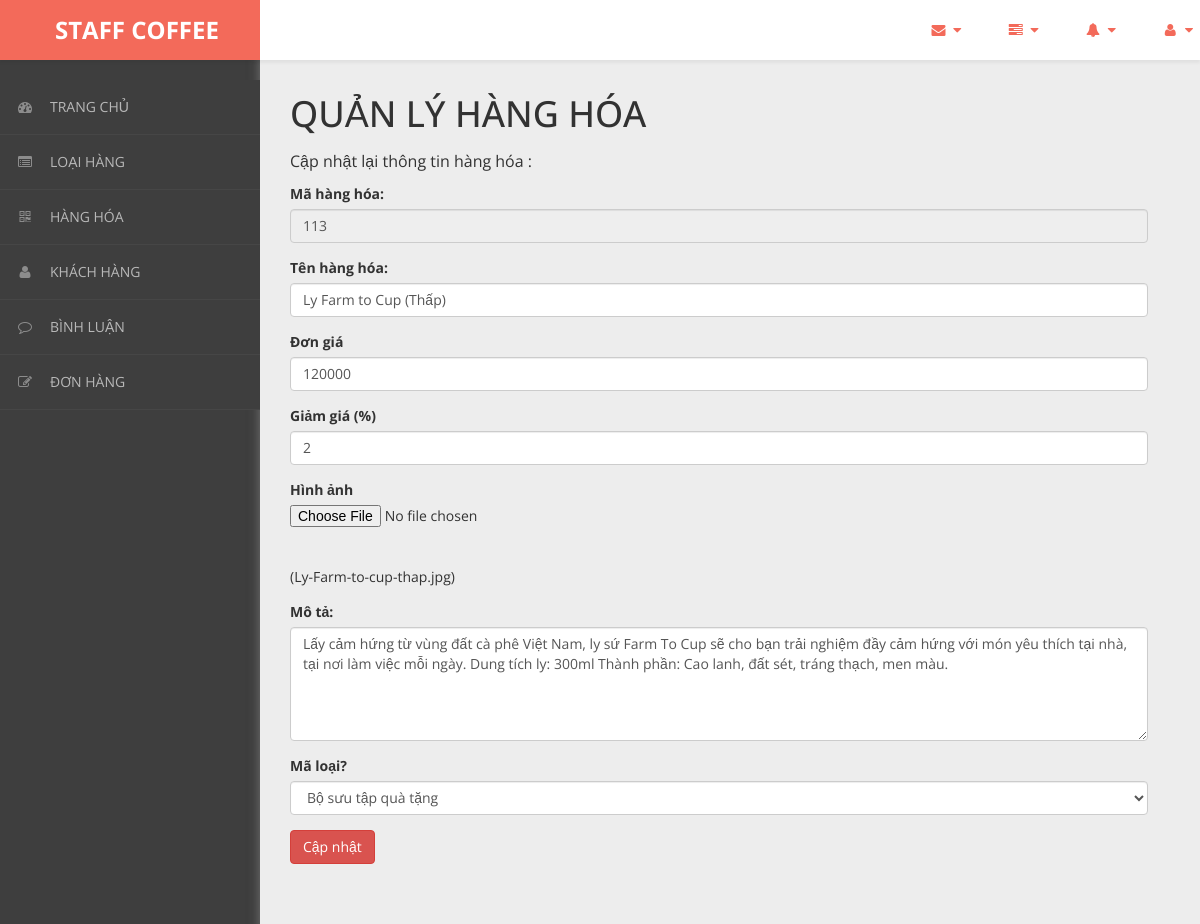
The app's page /admin/content/hang-hoa/hang-hoa-update.php?ma_hh=113 with its own data.
### tables this page shows
CREATE TABLE `hang_hoa` (
  `ma_hh` int(11) NOT NULL,
  `ten_hh` varchar(50) NOT NULL,
  `hinh` varchar(50) NOT NULL,
  `don_gia` int(11) NOT NULL,
  `giam_gia` int(11) NOT NULL,
  `mo_ta` varchar(500) NOT NULL,
  `ma_loai` int(11) NOT NULL
);

### admin/dao/pdo.php (called while the page is built, shortened)
<?php
    function pdo_get_connection(){
        $pdo = new PDO("mysql:host=localhost;dbname=bigshoes",'root','');
        $pdo->setAttribute(PDO::ATTR_ERRMODE, PDO::ERRMODE_EXCEPTION);
        return $pdo;
    }
    function pdo_query($sql){
        $sql_args = array_slice(func_get_args(),1);
        try{
            $conn = pdo_get_connection();
            $stmt = $conn ->prepare($sql);
            $stmt -> execute($sql_args);
            $rows = $stmt -> fetchAll();
            return $rows;
        }catch(PDOException $e){
            throw $e;
        }finally{
            unset($conn);
        }
    }
    function pdo_query_one($sql){
        $sql_args = array_slice(func_get_args(),1);
        try{
            $conn = pdo_get_connection();
            $stmt = $conn ->prepare($sql);
            $stmt -> execute($sql_args);
            $row = $stmt -> fetch();
            return $row;
        }catch(PDOException $e){
            throw $e;
        }finally{
            unset($conn);
        }
    }
    ?>

### admin/dao/hang-hoa.php (called while the page is built, shortened)
<?php
    require_once ('pdo.php');
    require_once ('loai-hang.php');
    function hang_hoa_select_by_id($ma_hh){
        $sql = "SELECT * FROM hang_hoa WHERE ma_hh=?";
        return pdo_query_one($sql,$ma_hh);
    }
?>

### admin/dao/loai-hang.php (called while the page is built, shortened)
<?php
    require_once ('pdo.php');
    function loai_hang_select_all(){
        $sql = "SELECT * FROM loai_hang ORDER BY ma_loai DESC";
        return pdo_query($sql);
    }
?>

### admin/content/hang-hoa/hang-hoa-update.php (the view, shortened to what this page needs)
<!DOCTYPE html>
<html xmlns="http://www.w3.org/1999/xhtml">
<head>
    <link href="../../../css/admin/css/bootstrap.css" rel="stylesheet" />
    <link href="../../../css/admin/css/font-awesome.css" rel="stylesheet" />
    <link href="../../../css/admin/css/custom-styles.css" rel="stylesheet" />
</head>
<body>
    <div id="wrapper">
        <nav class="navbar navbar-default top-navbar" role="navigation">
            <div class="navbar-header">
                <a class="navbar-brand" href="../../../../bigshoes/trang-chinh/"><strong style = "margin-left: 40px;">STAFF COFFEE</strong></a>
            </div>
            <ul class="nav navbar-top-links navbar-right">
                <li class="dropdown">
                    <a class="dropdown-toggle" data-toggle="dropdown" href="#" aria-expanded="false">
                        <i class="fa fa-envelope fa-fw"></i> <i class="fa fa-caret-down"></i>
                    </a>
                </li>
                <li class="dropdown">
                    <a class="dropdown-toggle" data-toggle="dropdown" href="#" aria-expanded="false">
                        <i class="fa fa-tasks fa-fw"></i> <i class="fa fa-caret-down"></i>
                    </a>
                </li>
                <li class="dropdown">
                    <a class="dropdown-toggle" data-toggle="dropdown" href="#" aria-expanded="false">
                        <i class="fa fa-bell fa-fw"></i> <i class="fa fa-caret-down"></i>
                    </a>
                </li>
                <li class="dropdown">
                    <a class="dropdown-toggle" data-toggle="dropdown" href="#" aria-expanded="false">
                        <i class="fa fa-user fa-fw"></i> <i class="fa fa-caret-down"></i>
                    </a>
                </li>
            </ul>
        </nav>
        <nav class="navbar-default navbar-side" role="navigation">
            <div class="sidebar-collapse">
                <ul class="nav" id="main-menu">
                    <li>
                        <a href="../thong-ke/thong-ke-list.php"><i class="fa fa-dashboard"></i>TRANG CHỦ</a>
                    </li>
                    <li>
                        <a href="../loai-hang/loai-hang-list.php"><i class="fa fa-list-alt" aria-hidden="true"></i>LOẠI HÀNG</a>
                    </li>
                    <li>
                        <a href="../hang-hoa/hang-hoa-list.php"><i class="fa fa-qrcode"></i>HÀNG HÓA</a>
                    </li>
                    <li>
                        <a href="../khach-hang/khach-hang-list.php"><i class="fa fa-user"></i>KHÁCH HÀNG</a>
                    </li>
                    <li>
                        <a href="../binh-luan/binh-luan-list.php"><i class="fa fa-comment-o" aria-hidden="true"></i>BÌNH LUẬN</a>
                    </li>
                    <li>
                        <a href="../hoa-don/hoa-don-list.php"><i class="fa fa-edit"></i>ĐƠN HÀNG</a>
                    </li>
                </ul>
            </div>
        </nav>
        <div id="page-wrapper">
		  <div class="header">
                        <div class="page-header">
                            <h1>QUẢN LÝ HÀNG HÓA</h1>
                            <p>Cập nhật lại thông tin hàng hóa :</p>
                            <?php
                                require_once ('../../dao/hang-hoa.php');
                                require_once ('../../dao/loai-hang.php');
                                extract($_REQUEST);
                                $item = hang_hoa_select_by_id($ma_hh);
                                extract($item);
                                extract($_REQUEST);
                            ?>
                            <form action="" method="post" enctype="multipart/form-data">
                            <div class="form-group">
                            <label for="">Mã hàng hóa:</label>
                            <input type="text" class="form-control" id="ma_hh" name="ma_hh"
                                placeholder="Nhập tên hàng hóa ..."
                                value = <?=$ma_hh?> readonly>
                            </div>
                            <div class="form-group">
                            <label for="">Tên hàng hóa:</label>
                            <input type="text" class="form-control" id="ten_hh" name="ten_hh"
                                placeholder="Nhập tên hàng hóa ..."
                                value = "<?=$ten_hh?>" >
                            </div>
                            <div class="form-group">
                            <label for="">Đơn giá</label>
                            <input type="number" class="form-control" id="don_gia" name="don_gia" min="0" max="99999999"
                                placeholder="Nhập đơn giá ..."
                                value = "<?=$don_gia?>">
                            </div>
                            <div class="form-group">
                            <label for="">Giảm giá (%)</label>
                            <input type="number" class="form-control" id="giam_gia" name="giam_gia" min="0" max="100"
                                placeholder="Nhập giảm giá"
                                value="<?=$giam_gia?>">
                            </div>
                            <div class="form-group">
                            <label for="">Hình ảnh</label>
                            <input type="file" class="form-control-file border" name="hinh">
                            <input name="hinh" type="hidden" value="<?=$hinh?>"><br>
                            <img src="../../assets/images/products/<?=$hinh?>" alt="" style="width:80px"><br>
                            (<?=$hinh?>)
                            </div>
                            <div class="form-group">
                            <label for="">Mô tả:</label>
                            <textarea class="form-control" rows="5" id="mo_ta" name="mo_ta"
                                placeholder="Mô tả hàng hóa ..."><?=$mo_ta?></textarea>
                            </div>
                            <div class="form-group">
                            <label for="">Mã loại?</label>
                            <select name="ma_loai" class=form-control>
                                            <?php
                                                $loai_select_list = loai_hang_select_all();
                                                foreach ($loai_select_list as $loai) {
                                                    if($loai['ma_loai'] == $ma_loai){
                                                        echo '<option selected value="'.$loai['ma_loai'].'">'.$loai['ten_loai'].'</option>';
                                                    }
                                                    else{
                                                        echo '<option value="'.$loai['ma_loai'].'">'.$loai['ten_loai'].'</option>';
                                                    }
                                                }
                                            ?>
                            </select>
                            </div>
                            <button type="submit" name="btn_update" class="btn btn-danger">Cập nhật</button>
                        </form>
                        </div>
		</div>
            </div>
        </div>
</body>
</html>

### css/admin/css/custom-styles.css (style rules this page uses)
body { font-family: 'Open Sans', sans-serif; background: #3E3E3E; }
#wrapper { width: 100%; }
#page-wrapper { padding: 15px 15px; min-height: 600px; background: #EDEDED; }
h1, .h1, h2, .h2, h3, .h3 { margin-top: 7px; margin-bottom: -5px; }
p { font-size:16px; line-height:25px; padding-top:20px; }
.navbar-side { z-index: 0; }
.navbar-side .nav > li > a > i { color: #8C8C8C;padding: 8px;width: 30px;text-align: center; }
.top-navbar { position: fixed; width: 100%; z-index: 300; -webkit-box-shadow: 0 3px 3px rgba(0, 0, 0, 0.05); -moz-box-shadow: 0 3px 3px rgba(0, 0, 0, 0.05); box-shadow: 0 3px 3px rgba(0, 0, 0, 0.05); }
.navbar-side { z-index: 1; position: fixed; width: 260px; top: 80px; }
#page-wrapper { position: relative; top: 55px; box-shadow: 0 0 10px #757575; -moz-box-shadow: 0 0 10px #757575; -webkit-box-shadow: 0 0 10px #757575; }
.page-header { margin: 0;border-bottom: 1px solid transparent;text-align: left;background-color: rgb(237, 237, 237);padding: 32px 22px 32px 0;color: #323232; }
.header { margin: 0 30px; }
.top-navbar { margin:0px; }
.top-navbar .navbar-brand { color: #fff;width: 260px;text-align: left;height: 60px;font-size: 24px;font-weight: 700;line-height: 30px;background: #F36A5A; }
.top-navbar .nav > li { position: relative; display: inline-block; margin: 0px; padding: 0px; }
.top-navbar .nav > li > a { position: relative; display: block; padding: 20px;color: #FFFFFF; margin: 0px; }
.sidebar-collapse , .sidebar-collapse .nav { background:none; }
.sidebar-collapse .nav { padding:0; }
.sidebar-collapse .nav > li > a { color: #B8B8B8; background:transparent; text-shadow:none; font-size: 14px; }
.sidebar-collapse > .nav > li > a { padding: 12px 10px; }
.sidebar-collapse > .nav > li { border-bottom: 1px solid rgba(107, 108, 109, 0.19); }
.navbar-side { border:none; background: #3E3E3E; }
.top-navbar { background: #FFFFFF; border-bottom:none; }
.top-navbar .nav > li > a > i { margin-right: 2px; }
.navbar-default { border:0px solid black; }
.navbar-header { background: transparent; }
.nav > li > a > i { margin-right:10px; color: rgb(243, 106, 90); }
@media (min-width:768px) { #page-wrapper { margin: 0 0 0 260px; padding: 0; min-height: 1200px; } }
@media (min-width:768px) { .navbar-side { width: 260px; z-index: 1; } }
@media (min-width:768px) { .navbar { border-radius: 0px; } }

### records on screen
hang_hoa: ten_hh "Ly Farm to Cup (Thấp)", don_gia "120000", giam_gia "2", hinh "Ly-Farm-to-cup-thap.jpg", mo_ta "Lấy cảm hứng từ vùng đất cà phê Việt Nam, ly sứ Farm To Cup sẽ cho bạn trải nghiệm đầy cảm hứng với món yêu thích tại nhà, tại nơi làm việc mỗi ngày. Dung tích ly: 300ml Thành phần: Cao lanh, đất sét, tráng thạch, men màu."

### other values on screen
form field ma_loai "Bộ sưu tập quà tặng"
